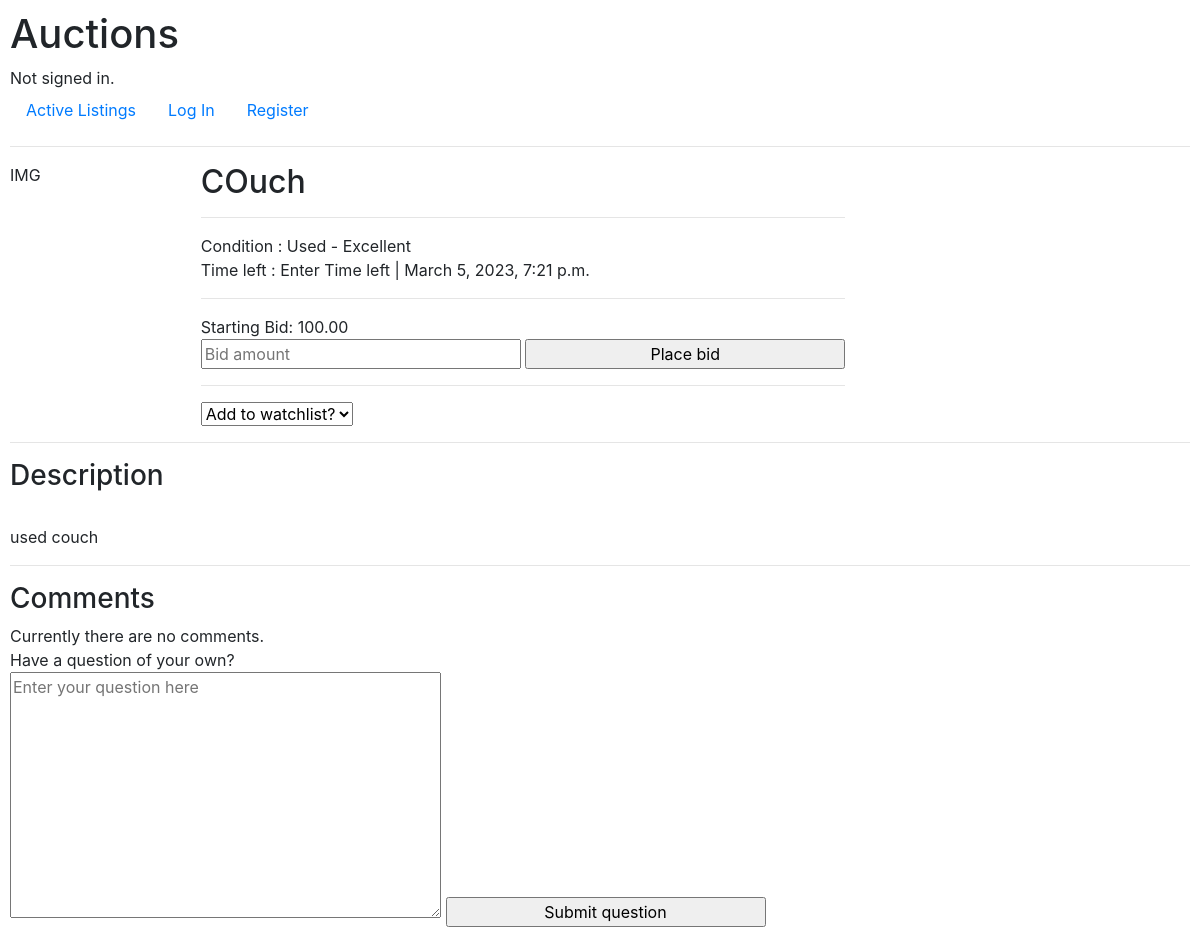
The page /listing/5 on the database as committed earlier.
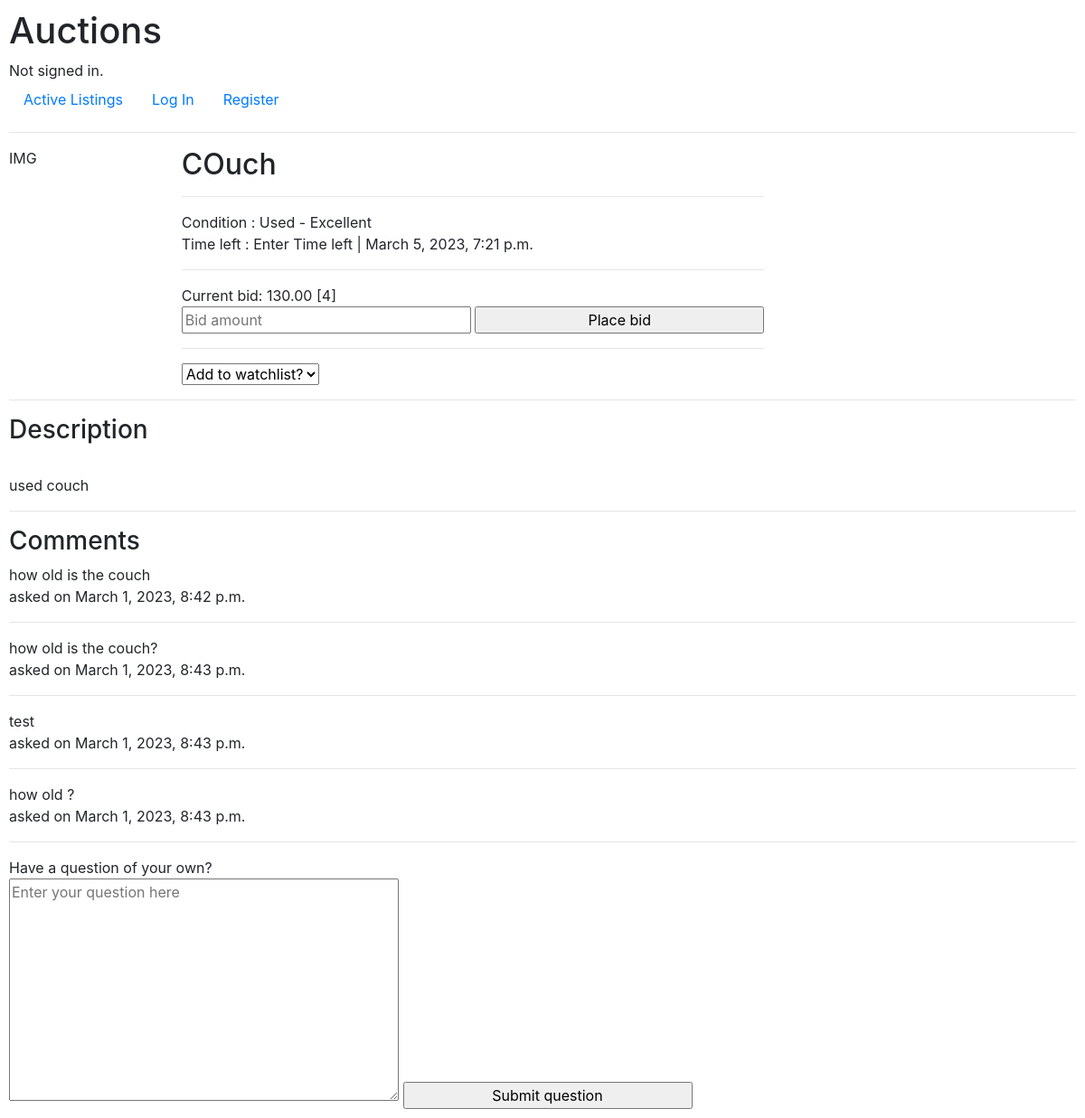
The same page on the database as committed later.
### auctions/models.py (models this page shows, shortened)
class Listing(models.Model):
    title           = models.CharField(max_length=30)
    category        = models.ForeignKey(Category, null=True, on_delete=models.SET_NULL)
    condition       = models.ForeignKey(Condition, null=True, on_delete=models.SET_NULL)
    description     = models.TextField(max_length=300)
    start_dateTime  = models.DateTimeField(auto_now_add=True)
    end_dateTime    = models.DateTimeField(null=True, blank=True)
    seller          = models.ForeignKey(User, on_delete=models.CASCADE)
    starting_price  = models.DecimalField(max_digits=10, decimal_places=2, default=None)

class Condition(models.Model):
    condition_quality = models.CharField(max_length=50)
    def __str__(self):
        return f"{self.condition_quality}"

class Bid(models.Model):
    listing         = models.ForeignKey(Listing, on_delete=models.CASCADE)
    bidder          = models.ForeignKey(User, default=None, on_delete=models.CASCADE)
    bid_amount      = models.DecimalField(max_digits=10, decimal_places=2)
    bid_dateTime    = models.DateTimeField(auto_now_add=True)

class Comment(models.Model):
    listing             = models.ForeignKey(Listing, on_delete=models.CASCADE)
    commenter           = models.ForeignKey(User, default=None, null=True, on_delete=models.SET_NULL)
    comment_text        = models.TextField(default="")
    comment_dateTime    = models.DateTimeField(auto_now_add=True)

### auctions/views.py (the view)
# urls.py: path("listing/<int:id>", views.listing, name="listing"),
def listing(request, id):
    listing = Listing.objects.get(pk=id)
    bids = Bid.objects.filter(listing=id)
    comments = Comment.objects.filter(listing=id)
    if bids.count() > 0:
        required_bid = bids.latest('bid_amount').bid_amount
    elif bids.count() == 0:
        required_bid = listing.starting_price
    initial_bid_data = {
        "listing" : id,
        "bidder" : request.user
    }
    bid_form = NewBid(initial=initial_bid_data)
    bid_form.fields['bid_amount'].label = ""
    bid_form.fields['bid_amount'].widget.attrs.update(placeholder="Bid amount", min=required_bid+1)
    initial_comment_data = {
        "listing" : id,
        "commenter" : request.user
    }
    comment_form = NewComment(initial=initial_comment_data)
    comment_form.fields['comment_text'].label = ""
    comment_form.fields['comment_text'].widget.attrs.update(placeholder="Enter your question here")
    try :
        Watchlist.objects.filter(listing=id).get(user=request.user)
        return render(request, "auctions/listing.html", {
            "listing"   : listing,
            "watched"   : True,
            "bids"      : bids,
            "required_bid" : required_bid,
            "bid_form" : bid_form,
            "comments"  : comments,
            "comment_form" : comment_form
        })
    except:
        return render(request, "auctions/listing.html", {
            "listing"   : listing,
            "bids"      : bids,
            "required_bid" : required_bid,
            "bid_form" : bid_form,
            "comments"  : comments,
            "comment_form" : comment_form
        })

### auctions/forms.py
class NewBid(forms.ModelForm):
    class Meta:
        model = Bid
        fields = "__all__"
        widgets = {
            "listing" : forms.HiddenInput(),
            "bidder" : forms.HiddenInput()
        }

class NewComment(forms.ModelForm):
    class Meta:
        model = Comment
        fields = "__all__"
        widgets = {
            "listing" : forms.HiddenInput(),
            "commenter" : forms.HiddenInput()
        }

### auctions/templates/auctions/listing.html (shortened to what this page needs)
{% extends "auctions/layout.html" %}
{% block body %}
    <div>
        <div class="listing-row">
            <div>
                IMG
            </div>
            <div>
                <h2>{{listing.title}}</h2>
                <hr>
                Condition : {{ listing.condition }} <br>
                Time left : Enter Time left | {{  listing.end_dateTime }}
                <hr>
                {% if bids %}
                    Current bid: {{ required_bid }}   [{{ bids.count }}]<br>
                {% else %}
                    Starting Bid: {{ required_bid }} <br>
                {% endif %}
                <form action="{% url 'bid' %}" method="post">
                    {{ bid_form }}
                    <input type="submit", value="Place bid">
                </form>
                <hr>
                <form action="{% url 'watchlist' %}" method="get">
                    <select name="watch_listing" onchange="this.form.submit()">
                        {% if watched %}
                            <option>Listing is in watchlist</option>
                            <option value="remove {{ listing.id }}">Remove from watchlist</option>
                        {% else %}
                            <option>Add to watchlist?</option>
                        {% endif %}
                    </select>
                </form>
            </div>
        </div>
        <hr>
        <div>
            <H3>Description</H3> <br>
            {{ listing.description }}
        </div>
        <hr>
        <div>
            <H3>Comments</H3>
            {% for comment in comments %}
                {{comment.comment_text}} <br>
                asked on {{ comment.comment_dateTime }}
                <hr>
            {% empty %}
                 Currently there are no comments. <br>
            {% endfor %}
            Have a question of your own? <br>
            <form action="{% url 'comment' %}" method="post">
                {{ comment_form }}
                <input type="submit", value="Submit question">
            </form>
        </div>
    </div>
{% endblock %}

### auctions/templates/auctions/layout.html (shortened to what this page needs)
{% load static %}
<!DOCTYPE html>
<html lang="en">
    <head>
        <link rel="stylesheet" href="https://stackpath.bootstrapcdn.com/bootstrap/4.4.1/css/bootstrap.min.css">
        <link href="{% static 'auctions/styles.css' %}" rel="stylesheet">
    </head>
    <body>
        <h1>Auctions</h1>
        <div>
            {% if user.is_authenticated %}
                Signed in as <strong>{{ user.username }}</strong>.
            {% else %}
                Not signed in.
            {% endif %}
        </div>
        <ul class="nav">
            <li class="nav-item">
                <a class="nav-link" href="{% url 'index' %}">Active Listings</a>
            </li>
            {% if user.is_authenticated %}
                <li class="nav-item">
                    <a class="nav-link" href="{% url 'create' %}">Create Listing</a>
                </li>
                <li class="nav-item">
                    <a class="nav-link" href="{% url 'watchlist' %}">Watchlist</a>
                </li>
                <li class="nav-item">
                    <a class="nav-link" href="{% url 'categories' %}">Categories</a>
                </li>
                <li class="nav-item">
                    <a class="nav-link" href="{% url 'logout' %}">Log Out</a>
                </li>
            {% else %}
                <li class="nav-item">
                    <a class="nav-link" href="{% url 'login' %}">Log In</a>
                </li>
                <li class="nav-item">
                    <a class="nav-link" href="{% url 'register' %}">Register</a>
                </li>
            {% endif %}
        </ul>
        <hr>
        {% block body %}
        {% endblock %}
    </body>
</html>

### auctions/static/auctions/styles.css (style rules this page uses)
body { padding: 10px; }
input { min-width: 20em; }
.listing-row { display: flex; gap: 10em; }

Rows that differ between the two databases and show on the page:
shown differently, row unchanged: Listing "COuch": starting_price "100.00" → (not shown)
added Bid: bid_amount "130.00"
added Comment: comment_text "how old is the couch", comment_dateTime "March 1, 2023, 8:42 p.m."
added Comment: comment_text "how old is the couch?", comment_dateTime "March 1, 2023, 8:43 p.m."
added Comment: comment_text "test", comment_dateTime "March 1, 2023, 8:43 p.m."
added Comment: comment_text "how old ?", comment_dateTime "March 1, 2023, 8:43 p.m."
Other text that changed with them:
{{ bids.count }}: (not shown) → "4"
text no longer shown: "Starting Bid: Currently there are no comments."
text now shown: "Current bid: [ ]"
